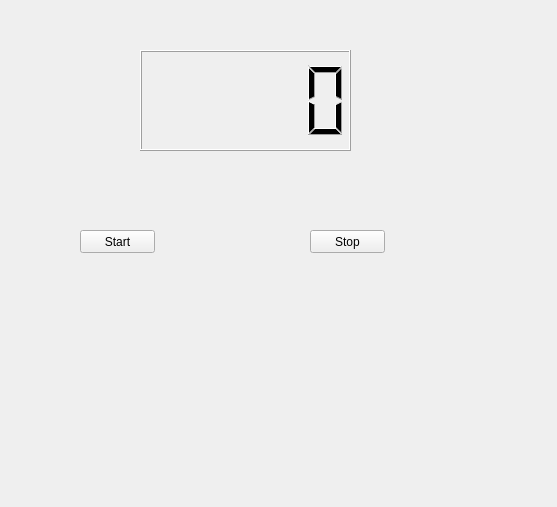
<?xml version="1.0" encoding="UTF-8"?>
<ui version="4.0">
 <class>MyWidget</class>
 <widget class="QWidget" name="MyWidget">
  <property name="geometry">
   <rect>
    <x>0</x>
    <y>0</y>
    <width>557</width>
    <height>507</height>
   </rect>
  </property>
  <property name="windowTitle">
   <string>MyWidget</string>
  </property>
  <widget class="QLCDNumber" name="lcdNumber">
   <property name="geometry">
    <rect>
     <x>140</x>
     <y>50</y>
     <width>211</width>
     <height>101</height>
    </rect>
   </property>
  </widget>
  <widget class="QPushButton" name="buttonStart">
   <property name="geometry">
    <rect>
     <x>80</x>
     <y>230</y>
     <width>75</width>
     <height>23</height>
    </rect>
   </property>
   <property name="text">
    <string>Start</string>
   </property>
  </widget>
  <widget class="QPushButton" name="buttonStop">
   <property name="geometry">
    <rect>
     <x>310</x>
     <y>230</y>
     <width>75</width>
     <height>23</height>
    </rect>
   </property>
   <property name="text">
    <string>Stop</string>
   </property>
  </widget>
 </widget>
 <layoutdefault spacing="6" margin="11"/>
 <resources/>
 <connections/>
</ui>
